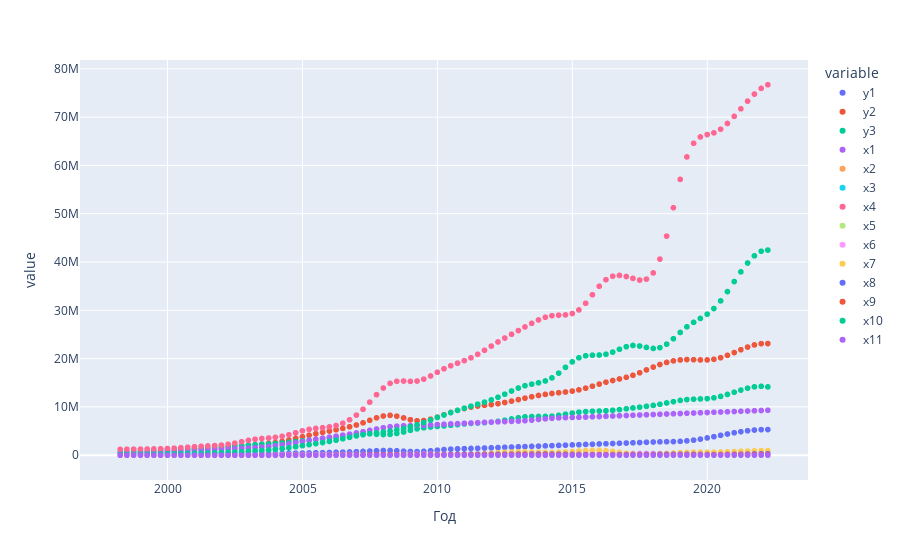

Source (notebook cell):
### Code cell
# InterpolateData(data).scatter()
InterpolateData(data, method='cubic').scatter()
# InterpolateData(data, method='quadratic').scatter()
# InterpolateData(data, method='akima').scatter()
